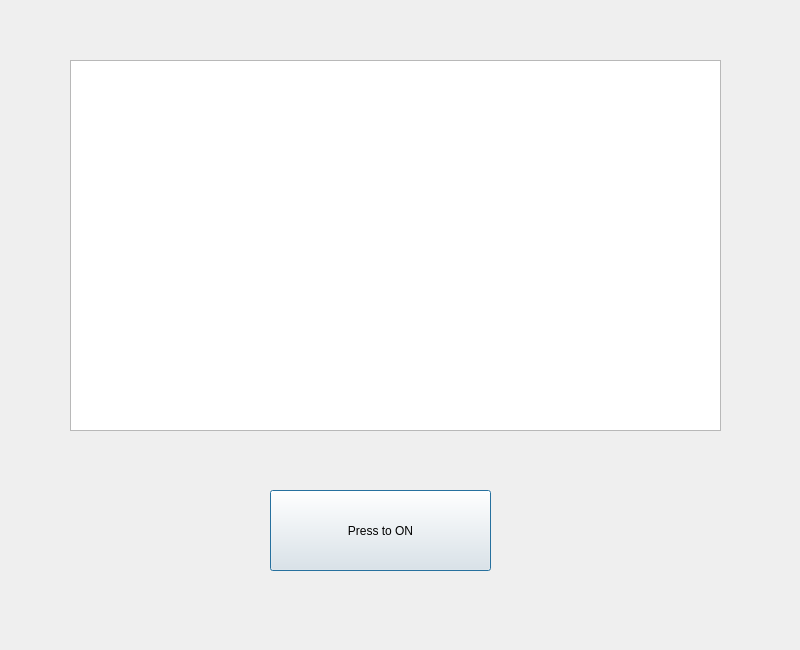
<?xml version="1.0" encoding="UTF-8"?>
<ui version="4.0">
 <class>SubWindow_ManualControl</class>
 <widget class="QDialog" name="SubWindow_ManualControl">
  <property name="enabled">
   <bool>true</bool>
  </property>
  <property name="geometry">
   <rect>
    <x>0</x>
    <y>0</y>
    <width>800</width>
    <height>650</height>
   </rect>
  </property>
  <property name="sizePolicy">
   <sizepolicy hsizetype="Preferred" vsizetype="Preferred">
    <horstretch>0</horstretch>
    <verstretch>0</verstretch>
   </sizepolicy>
  </property>
  <property name="minimumSize">
   <size>
    <width>800</width>
    <height>600</height>
   </size>
  </property>
  <property name="maximumSize">
   <size>
    <width>800</width>
    <height>650</height>
   </size>
  </property>
  <property name="baseSize">
   <size>
    <width>0</width>
    <height>0</height>
   </size>
  </property>
  <property name="windowTitle">
   <string>Manual Control</string>
  </property>
  <property name="sizeGripEnabled">
   <bool>false</bool>
  </property>
  <property name="modal">
   <bool>true</bool>
  </property>
  <widget class="QGraphicsView" name="graphicsView">
   <property name="geometry">
    <rect>
     <x>70</x>
     <y>60</y>
     <width>651</width>
     <height>371</height>
    </rect>
   </property>
  </widget>
  <widget class="QPushButton" name="pushButton_ManualStart">
   <property name="geometry">
    <rect>
     <x>270</x>
     <y>490</y>
     <width>221</width>
     <height>81</height>
    </rect>
   </property>
   <property name="text">
    <string>Press to ON</string>
   </property>
   <property name="checkable">
    <bool>true</bool>
   </property>
   <property name="checked">
    <bool>false</bool>
   </property>
  </widget>
 </widget>
 <resources/>
 <connections/>
</ui>
